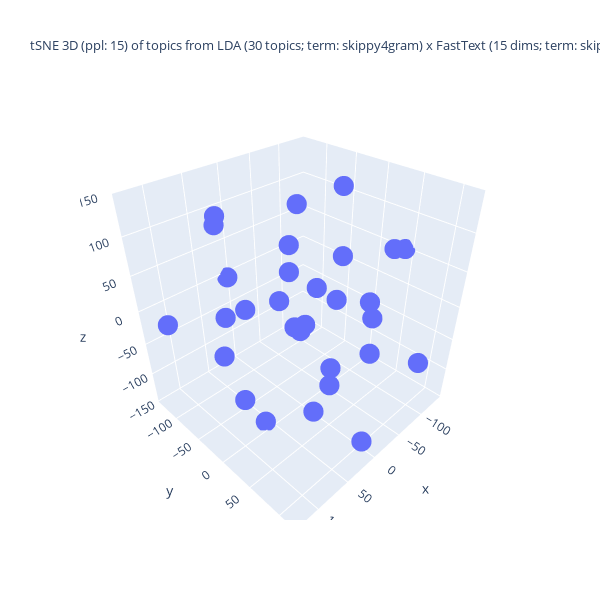

Write notebook code for a chart like this one.
### Code cell
%%capture --no-display
## Plotlyを使って tSNE の結果の可視化 (3D)
import numpy as np
import plotly.graph_objects as go
## 変数の指定
d1, d2, d3 = topic_tsne_3d[:,0], topic_tsne_3d[:,1], topic_tsne_3d[:,2]
fig = go.Figure(data = [go.Scatter3d(x = d1, y = d2, z = d3,
                                     mode = 'markers', marker = dict(size = 7)) ])
## 3D 散布図にラベルを追加する処理は未実装
if use_FastText:
    if use_LDA:
        title_val = f"tSNE 3D (ppl: {top_perplexity_val}) of topics from LDA ({n_topics} topics; term: {lda_term_type}) x FastText ({ft_n_dims} dims; term: {ft_term_type}; window: {ft_window_size})"
    else:
        title_val = f"tSNE 3D (ppl: {top_perplexity_val}) of dims under FastText ({n_topics} dims)"
else:
    title_val = f"tSNE 3D (ppl: {top_perplexity_val}) of topics from LDA ({n_topics} topics; term: {lda_term_type})"
#
fig.update_layout(title = dict(text = title_val, font_size = 13),
                  autosize = False, width = 600, height = 600,)
fig.show()

### Figure 1 — Plotly figure (JSON) as saved in the notebook; plotly's stock layout.template omitted (floating-point values rounded to 4 significant figures)
{"data": [{"marker": {"size": 7}, "mode": "markers", "type": "scatter3d", "x": [106.0, 7.257, 19.8, -130.1, -65.87, 28.99, -26.42, -32.04, 126.9, 32.46, 88.95, 77.94, -66.98, -114.5, -40.62, -50.18, 42.87, 105.6, -70.59, -81.26, 112.7, -43.61, -3.131, 60.54, 51.42, 17.7, 1.059, -53.11, -137.7, 31.58], "y": [15.19, -135.1, 116.9, -50.21, -1.448, 76.21, -2.301, -35.66, -92.16, 19.54, 103.8, -48.13, -115.0, 20.47, -65.29, 84.49, -54.73, 107.6, -80.71, 116.9, 3.574, 9.744, 44.82, -6.293, -97.0, -3.426, 102.5, 57.9, 42.86, -118.5], "z": [-55.88, -3.273, -112.5, 8.405, 141.6, 71.75, 24.84, -61.49, 2.886, 9.008, -20.95, 137.1, -68.02, -54.02, 14.15, 101.5, 1.171, 98.25, 94.42, -53.98, 55.35, -138.0, -58.78, -142.9, -92.78, 98.66, 1.169, 20.21, 52.17, 87.29]}], "layout": {"autosize": false, "height": 600, "title": {"font": {"size": 13}, "text": "tSNE 3D (ppl: 15) of topics from LDA (30 topics; term: skippy4gram) x FastText (15 dims; term: skippy4gram; window: 5)"}, "width": 600}}
